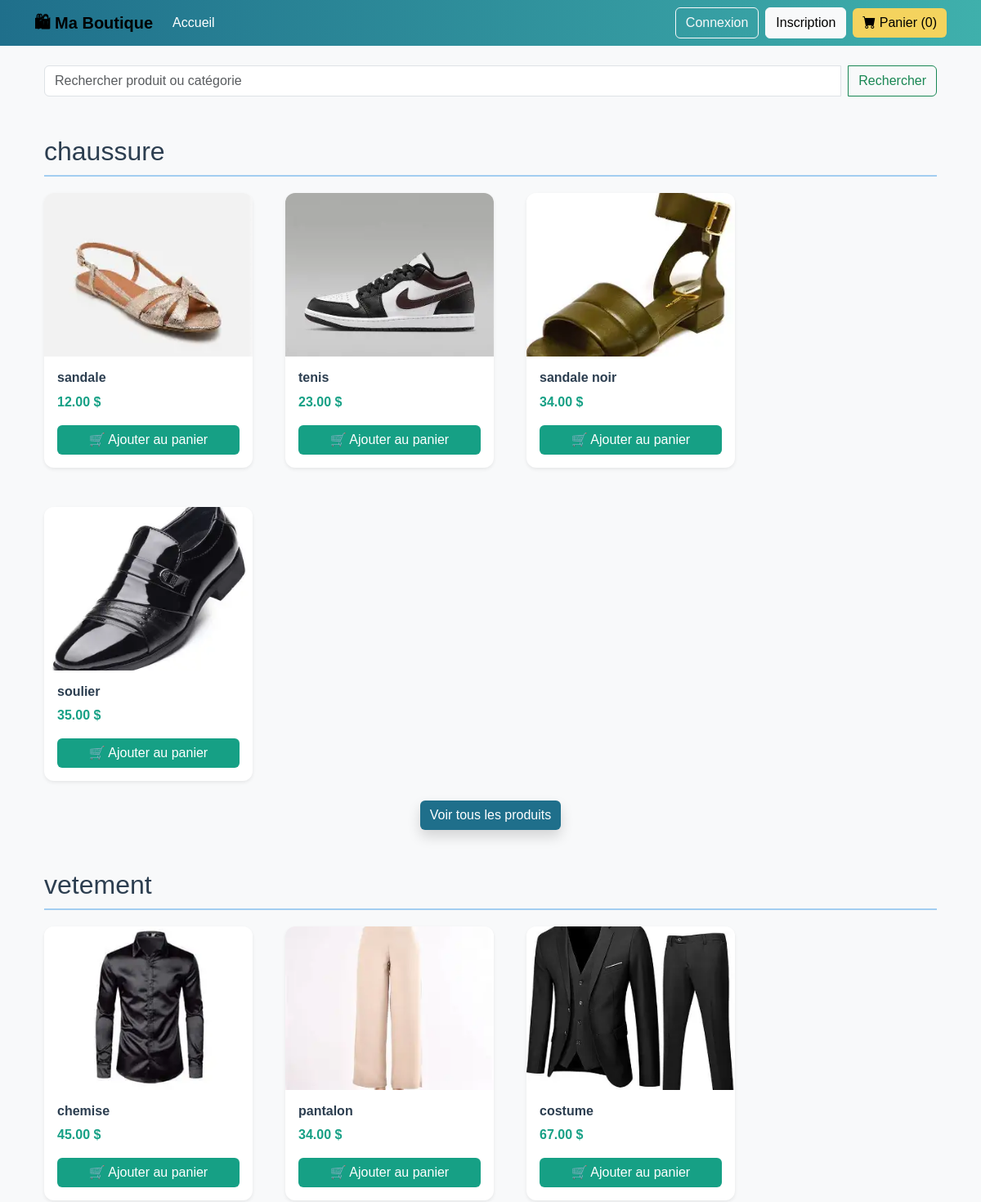
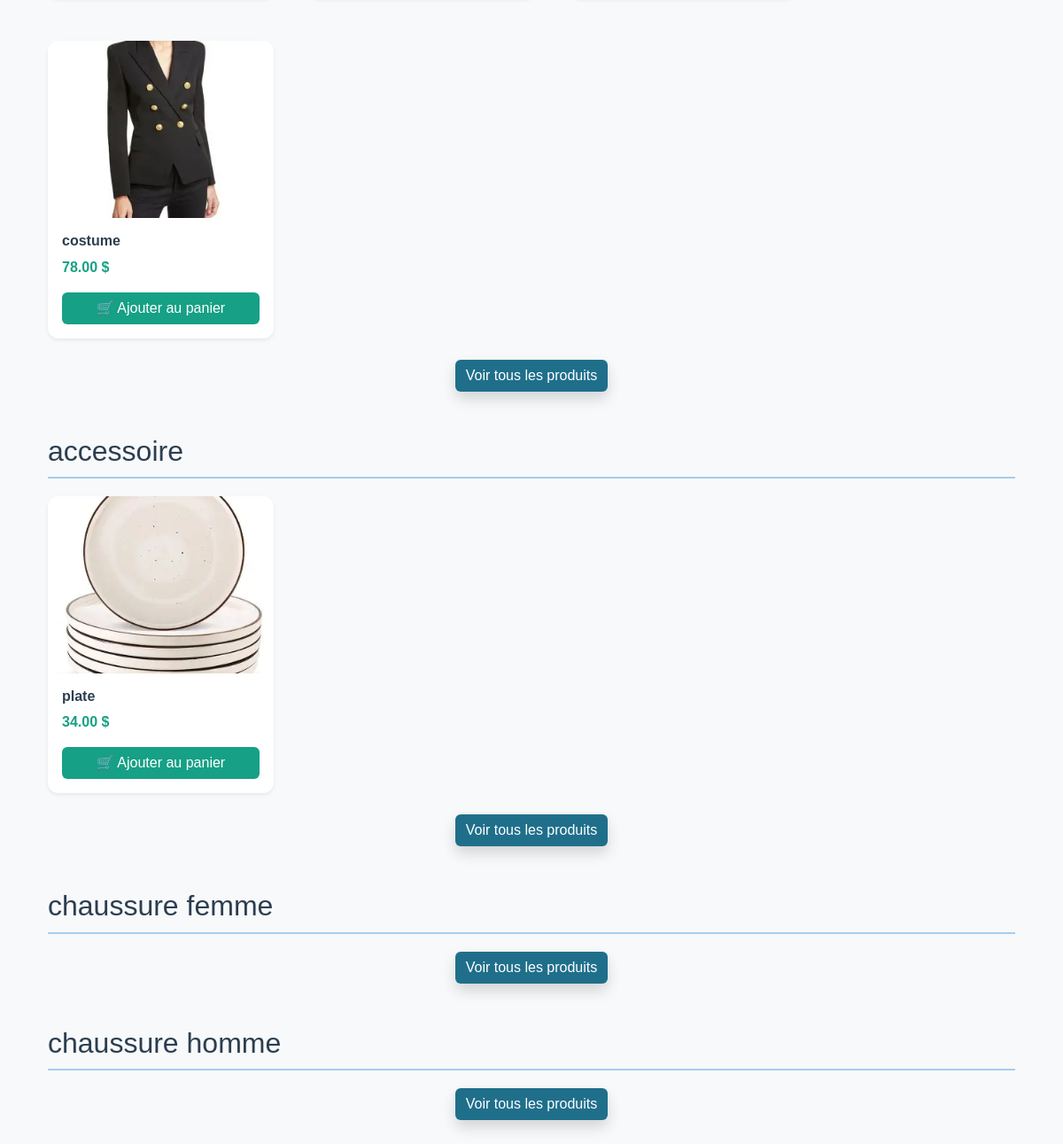
The page / on the database its author committed (2 pictures, top to bottom).
### trade/models.py (models this page shows, shortened)
class Category(models.Model):
    name = models.CharField(max_length=100)

class Product(models.Model):
    category = models.ForeignKey(Category, on_delete=models.CASCADE)
    name = models.CharField(max_length=200)
    description = models.TextField()
    price = models.DecimalField(max_digits=8, decimal_places=2)
    stock = models.PositiveIntegerField(default=0)
    image = models.ImageField(upload_to='products/')

### trade/views.py (the view)
# urls.py: 2. Add a URL to urlpatterns:  path('', views.home, name='home')
def home(request):
    categories = Category.objects.all()
    return render(request, 'trade/home.html', {'categories': categories})

### trade/templates/trade/home.html (shortened to what this page needs)
{% extends 'trade/base.html' %}
{% block content %}
<link href="https://cdn.jsdelivr.net/npm/bootstrap@5.3.0/dist/css/bootstrap.min.css" rel="stylesheet">
<link rel="stylesheet" href="https://cdn.jsdelivr.net/npm/bootstrap-icons@1.10.5/font/bootstrap-icons.css">
<div class="container">
    <form method="GET" action="{% url 'search' %}" class="d-flex mb-5">
        <input class="form-control me-2" type="search" name="q" placeholder="Rechercher produit ou catégorie">
        <button class="btn btn-outline-success">Rechercher</button>
    </form>
    {% for category in categories %}
    <h2>{{ category.name }}</h2>
    <div class="row g-4">
        {% for product in category.product_set.all|slice:":4" %}
        <div class="col-md-3 col-sm-6">
            <div class="card h-100 shadow-sm">
                <a href="{% url 'detail' product.id %}">
                    <img src="{{ product.image.url }}" class="card-img-top">
                </a>
                <div class="card-body d-flex flex-column">
                    <h6 class="card-title">{{ product.name }}</h6>
                    <p class="card-text fw-bold">{{ product.price }} $</p>
                    <a href="{% url 'add_to_cart' product.id %}" class="btn btn-success mt-auto">
                        🛒 Ajouter au panier
                    </a>
                </div>
            </div>
        </div>
        {% endfor %}
    </div>
    <div class="d-flex justify-content-center mt-4 mb-5">
        <a href="{% url 'category_products' category.id %}" class="btn btn-primary shadow">
            Voir tous les produits
        </a>
    </div>
    {% endfor %}
</div>
{% endblock %}

### trade/templates/trade/base.html (shortened to what this page needs)
<!DOCTYPE html>
<html>
<head>
    <link href="https://cdn.jsdelivr.net/npm/bootstrap@5.3.0/dist/css/bootstrap.min.css" rel="stylesheet">
</head>
<body>
{% include 'trade/navbar.html' %}
<div class="container mt-4">
    {% block content %}{% endblock %}
</div>
</body>
</html>

### trade/templates/trade/navbar.html (shortened to what this page needs)
<!DOCTYPE html>
<html>
<head>
    <link href="https://cdn.jsdelivr.net/npm/bootstrap@5.3.0/dist/css/bootstrap.min.css" rel="stylesheet">
    <link href="https://cdn.jsdelivr.net/npm/bootstrap-icons@1.10.5/font/bootstrap-icons.css" rel="stylesheet">
</head>
<body>
<nav class="navbar navbar-expand-lg navbar-custom">
  <div class="container">
    <a class="navbar-brand" href="/">🛍 Ma Boutique</a>
    <div class="collapse navbar-collapse" id="menu">
        <ul class="navbar-nav me-auto mb-2 mb-lg-0">
            <li class="nav-item">
                <a class="nav-link" href="/">Accueil</a>
            </li>
        </ul>
        <div class="d-flex align-items-center gap-2">
            {% if user.is_authenticated %}
                <a href="{% url 'logout' %}" class="btn btn-outline-light btn-custom">Déconnexion</a>
            {% else %}
                <a href="{% url 'login' %}" class="btn btn-outline-light btn-custom">Connexion</a>
                <a href="{% url 'signup' %}" class="btn btn-light btn-custom">Inscription</a>
            {% endif %}
            <a href="{% url 'cart_detail' %}" class="btn btn-warning btn-custom">
                <i class="bi bi-cart-fill"></i> Panier ({{ request.session.cart|length|default:0 }})
            </a>
        </div>
    </div>
  </div>
</nav>
</body>
</html>

### trade/templates/trade/navbar.html (style rules this page uses)
.navbar-custom { background: linear-gradient(90deg, #1f6f8b, #3fb0ac); }
.navbar-custom .nav-link { color: #fff; font-weight: 500; transition: color 0.3s; }
.navbar-brand { font-weight: 700; color: #fff; font-size: 1.5rem; }
.btn-custom { transition: all 0.3s; }
.navbar-nav { gap: 0.5rem; }

### trade/templates/trade/home.html (style rules this page uses)
:root { --primary-color: #1f6f8b; --secondary-color: #a3cef1; --accent-color: #f4d35e; --text-color: #2c3e50; --price-color: #16a085; --bg-color: #f8f9fa; }
body { background-color: var(--bg-color); font-family: 'Poppins', sans-serif; color: var(--text-color); }
h2 { border-bottom: 2px solid var(--secondary-color); padding-bottom: 10px; margin-bottom: 20px; }
.card { border: none; border-radius: 12px; transition: transform 0.3s ease, box-shadow 0.3s ease; background-color: #fff; }
.card img { height: 200px; object-fit: cover; border-top-left-radius: 12px; border-top-right-radius: 12px; }
.card-body h6 { font-weight: 600; color: var(--text-color); }
.card-body p { font-weight: 500; color: var(--price-color); }
.btn { border-radius: 6px; font-weight: 500; transition: all 0.3s ease; }
.btn-primary { background-color: var(--primary-color); border: none; }
.btn-success { background-color: #16a085; border: none; }
.btn-warning { background-color: var(--accent-color); border: none; }
form.d-flex input { border-radius: 6px 0 0 6px; }
form.d-flex button { border-radius: 0 6px 6px 0; }
.row.g-4 { row-gap: 1.5rem; column-gap: 1rem; }

### rows shown on the page
Category: name "chaussure"
Product: image (picture), name "sandale", price "12.00"
Product: image (picture), name "tenis", price "23.00"
Product: image (picture), name "sandale noir", price "34.00"
Product: image (picture), name "soulier", price "35.00"
Category: name "vetement"
Product: image (picture), name "chemise", price "45.00"
Product: image (picture), name "pantalon", price "34.00"
Product: image (picture), name "costume", price "67.00"
Product: image (picture), name "costume", price "78.00"
Category: name "accessoire"
Product: image (picture), name "plate", price "34.00"
Category: name "chaussure femme"
Category: name "chaussure homme"

### other values the page prints
{{ request.session.cart|length|default:0 }} "0"
